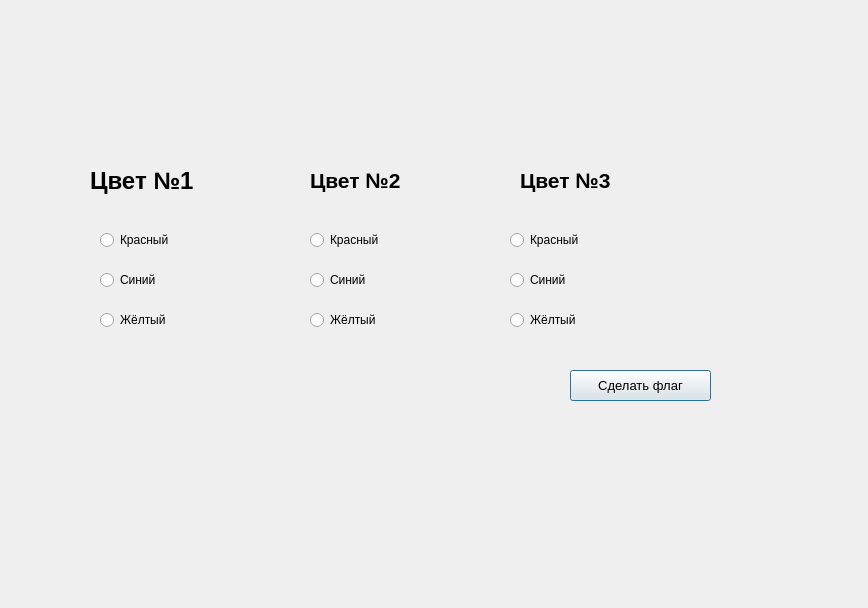
<?xml version="1.0" encoding="UTF-8"?>
<ui version="4.0">
 <class>Dialog</class>
 <widget class="QDialog" name="Dialog">
  <property name="geometry">
   <rect>
    <x>0</x>
    <y>0</y>
    <width>868</width>
    <height>608</height>
   </rect>
  </property>
  <property name="windowTitle">
   <string>Dialog</string>
  </property>
  <widget class="QLabel" name="label">
   <property name="geometry">
    <rect>
     <x>90</x>
     <y>150</y>
     <width>171</width>
     <height>61</height>
    </rect>
   </property>
   <property name="font">
    <font>
     <pointsize>18</pointsize>
     <weight>75</weight>
     <bold>true</bold>
    </font>
   </property>
   <property name="text">
    <string>Цвет №1</string>
   </property>
  </widget>
  <widget class="QLabel" name="label_2">
   <property name="geometry">
    <rect>
     <x>310</x>
     <y>140</y>
     <width>201</width>
     <height>81</height>
    </rect>
   </property>
   <property name="font">
    <font>
     <pointsize>16</pointsize>
     <weight>75</weight>
     <bold>true</bold>
    </font>
   </property>
   <property name="text">
    <string>Цвет №2</string>
   </property>
  </widget>
  <widget class="QLabel" name="label_3">
   <property name="geometry">
    <rect>
     <x>520</x>
     <y>150</y>
     <width>161</width>
     <height>61</height>
    </rect>
   </property>
   <property name="font">
    <font>
     <pointsize>16</pointsize>
     <weight>75</weight>
     <bold>true</bold>
    </font>
   </property>
   <property name="text">
    <string>Цвет №3</string>
   </property>
  </widget>
  <widget class="QRadioButton" name="radioButton">
   <property name="geometry">
    <rect>
     <x>100</x>
     <y>230</y>
     <width>95</width>
     <height>20</height>
    </rect>
   </property>
   <property name="text">
    <string>Красный</string>
   </property>
  </widget>
  <widget class="QRadioButton" name="radioButton_2">
   <property name="geometry">
    <rect>
     <x>100</x>
     <y>270</y>
     <width>95</width>
     <height>20</height>
    </rect>
   </property>
   <property name="text">
    <string>Синий</string>
   </property>
  </widget>
  <widget class="QRadioButton" name="radioButton_3">
   <property name="geometry">
    <rect>
     <x>100</x>
     <y>310</y>
     <width>95</width>
     <height>20</height>
    </rect>
   </property>
   <property name="text">
    <string>Жёлтый</string>
   </property>
  </widget>
  <widget class="QRadioButton" name="radioButton_4">
   <property name="geometry">
    <rect>
     <x>310</x>
     <y>230</y>
     <width>95</width>
     <height>20</height>
    </rect>
   </property>
   <property name="text">
    <string>Красный</string>
   </property>
  </widget>
  <widget class="QRadioButton" name="radioButton_5">
   <property name="geometry">
    <rect>
     <x>310</x>
     <y>270</y>
     <width>95</width>
     <height>20</height>
    </rect>
   </property>
   <property name="text">
    <string>Синий</string>
   </property>
  </widget>
  <widget class="QRadioButton" name="radioButton_6">
   <property name="geometry">
    <rect>
     <x>310</x>
     <y>310</y>
     <width>95</width>
     <height>20</height>
    </rect>
   </property>
   <property name="text">
    <string>Жёлтый</string>
   </property>
  </widget>
  <widget class="QRadioButton" name="radioButton_7">
   <property name="geometry">
    <rect>
     <x>510</x>
     <y>230</y>
     <width>95</width>
     <height>20</height>
    </rect>
   </property>
   <property name="text">
    <string>Красный</string>
   </property>
  </widget>
  <widget class="QRadioButton" name="radioButton_8">
   <property name="geometry">
    <rect>
     <x>510</x>
     <y>270</y>
     <width>95</width>
     <height>20</height>
    </rect>
   </property>
   <property name="text">
    <string>Синий</string>
   </property>
  </widget>
  <widget class="QRadioButton" name="radioButton_9">
   <property name="geometry">
    <rect>
     <x>510</x>
     <y>310</y>
     <width>95</width>
     <height>20</height>
    </rect>
   </property>
   <property name="text">
    <string>Жёлтый</string>
   </property>
  </widget>
  <widget class="QPushButton" name="pushButton">
   <property name="geometry">
    <rect>
     <x>570</x>
     <y>370</y>
     <width>141</width>
     <height>31</height>
    </rect>
   </property>
   <property name="font">
    <font>
     <pointsize>10</pointsize>
     <weight>50</weight>
     <bold>false</bold>
    </font>
   </property>
   <property name="text">
    <string>Сделать флаг</string>
   </property>
  </widget>
 </widget>
 <resources/>
 <connections/>
</ui>
